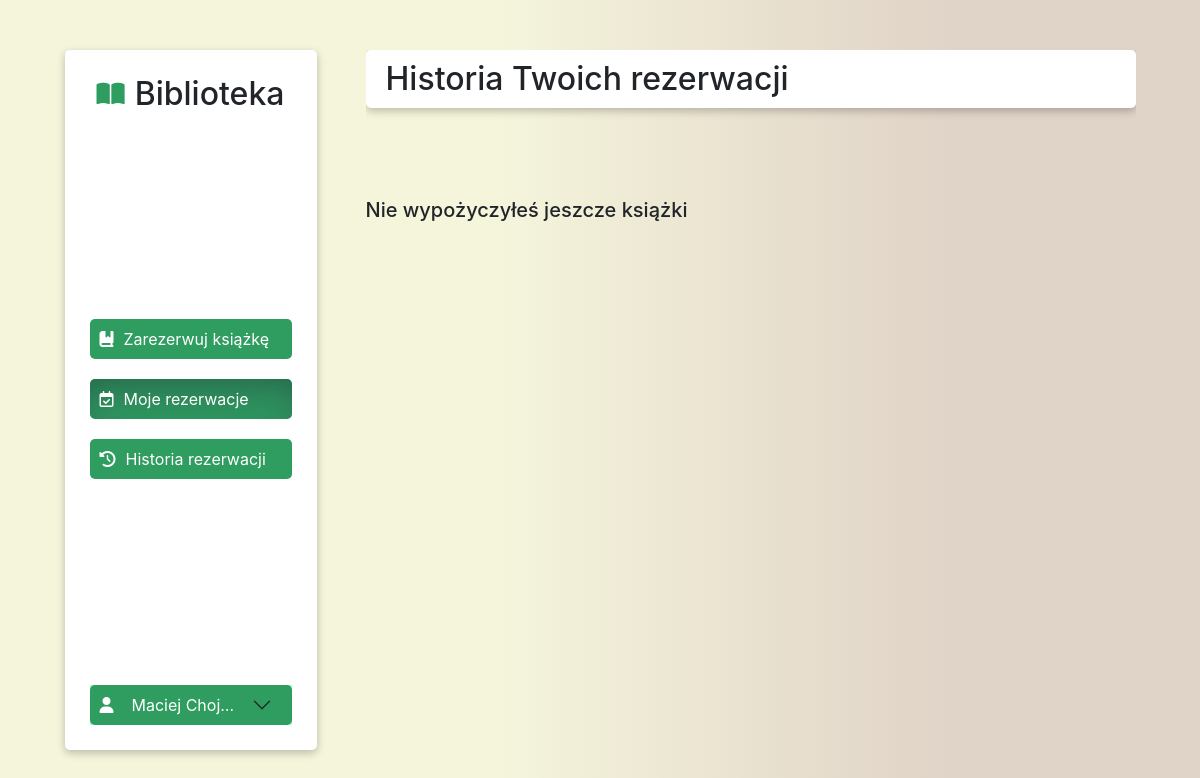
Page /hisreserv.php (signed in) on the earlier database version.
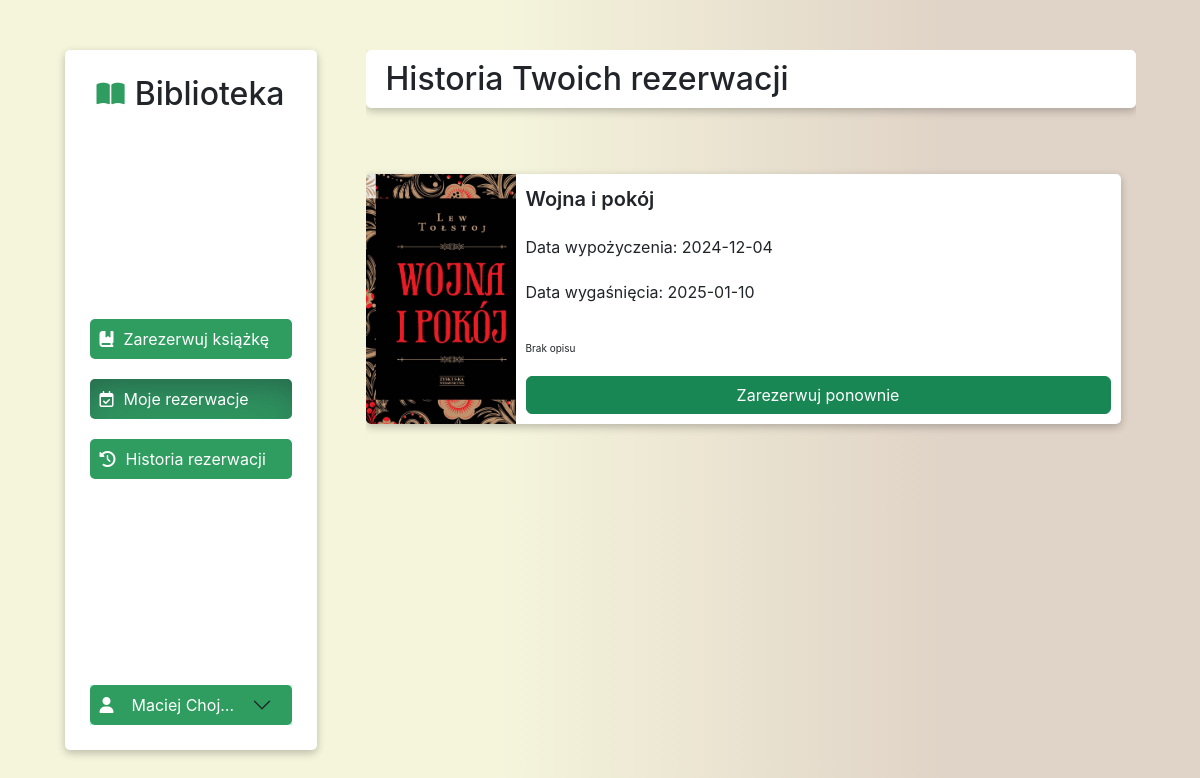
Same page on the later database version.
### tables this page shows
CREATE TABLE `ksiazki` (
  `id` int NOT NULL,
  `tytul` varchar(60) NOT NULL,
  `opis` text,
  `id_autor` int NOT NULL,
  `id_wspolautor` int DEFAULT NULL,
  `wydawnictwo` varchar(40) NOT NULL,
  `data_wydania` date NOT NULL,
  `jezyk` varchar(15) NOT NULL,
  `dostepnosc` tinyint(1) NOT NULL,
  `img_src` text
);

CREATE TABLE `rezerwacje` (
  `id` int NOT NULL,
  `id_ksiazka` int NOT NULL,
  `id_uzytkownik` int NOT NULL,
  `data_wypozyczenia` date NOT NULL,
  `data_wygasniecia` date NOT NULL
);

### hisreserv.php (the view, shortened to what this page needs)
<?php
$isLoggedIn = isset($_SESSION['user_id']);
if ($isLoggedIn) {
    $userid = $_SESSION['user_id'];
} else {
    header("Location: login.php");
}
$host = 'localhost';
$username = 'root';
$password = '';
$dbname = 'biblioteka';
$conn = new mysqli($host, $username, $password, $dbname);
$query = "SELECT rezerwacje.id, ksiazki.tytul, ksiazki.opis, ksiazki.img_src, rezerwacje.data_wygasniecia, rezerwacje.data_wypozyczenia, rezerwacje.id_ksiazka, rezerwacje.id_uzytkownik from ksiazki inner join rezerwacje on ksiazki.id = rezerwacje.id_ksiazka where CURRENT_DATE >= rezerwacje.data_wygasniecia and id_uzytkownik = $userid;";
$result = $conn->query($query);
?>
<!DOCTYPE html>
<html lang="en">
<head>
    <link
        href="https://cdn.jsdelivr.net/npm/bootstrap@5.2.3/dist/css/bootstrap.min.css"
        rel="stylesheet"
 />
    <link rel="stylesheet" href="assets/css/main/style.css" />
</head>
<body>
    <main>
        <?php
            include("components/side_menu.php");
        ?>
        <div class="main-content">
            <div class="title-wrapper mb-3">
                <h2 class="m-0">Historia Twoich rezerwacji</h2>
            </div>
            <div class="content overflow-auto">
                <?php
                    if($result->num_rows>0){
                        while ($row = $result->fetch_assoc()) {
                            $tytul = $row['tytul'];
                            $opis = $row['opis'];
                            $imgSrc = $row['img_src'];
                            $datawypo = $row['data_wypozyczenia'];
                            $datawyga = $row['data_wygasniecia'];
                            echo '
                            <div class="book-card">
                              <div class="book-img">
                              ';
                            if (is_null($imgSrc)) {
                              echo '<p style="font-size:10px;">Brak zdjęcia</p>';
                            } else {
                              echo '<img src="assets/images/' . $imgSrc . '" alt="" />';
                            }
                            echo "
                                </div>
                              <div class='book-body'>
                                <div class='book-title'>
                                  <p>$tytul</p>
                                </div>
                                <p>Data wypożyczenia: $datawypo</p>
                                <p>Data wygaśnięcia: $datawyga</p>
                                <div class='book-description'>
                                  <p class='text-truncate'>";
                            if ($opis) {
                              echo $opis;
                            } else {
                              echo '<p class="m-0" style="font-size:10px;">Brak opisu</p>';
                            }
                            echo "</p>
                                </div>";
                            echo "
                            <div class='book-action'>
                                <button class='btn btn-success w-100' type='button'>
                                    Zarezerwuj ponownie
                                </button>
                            </div>
                            ";
                        }
                    } else {
                        echo "<p class='h5 mt-4'>Nie wypożyczyłeś jeszcze książki</p>";
                    }
                ?>
            </div>
        </div>
    </main>
</body>
</html>

Differences in the rows shown:
now on this page (row edited): ksiazki: img_src (picture), tytul "Wojna i pokój", rezerwacje.data_wypozyczenia "2024-12-04", rezerwacje.data_wygasniecia "2025-01-10"
Other differences:
text no longer shown: "Nie wypożyczyłeś jeszcze książki"
